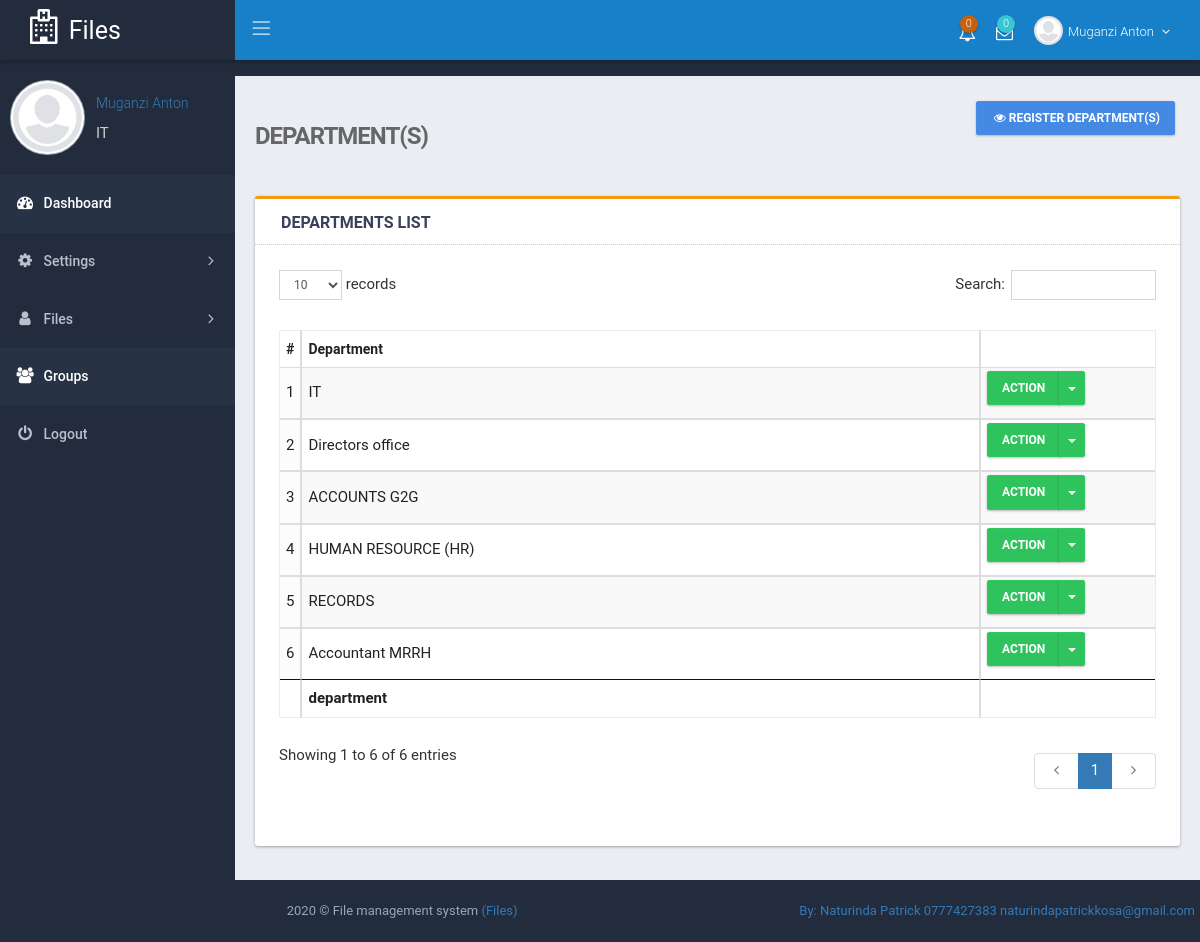
The app's page /index.php?page=department&mode=registered (signed in) with its own data.
### tables this page shows
CREATE TABLE IF NOT EXISTS `department` (
  `id` int(11) NOT NULL AUTO_INCREMENT,
  `department_name` text DEFAULT NULL,
  `Status` int(11) DEFAULT 1,
  PRIMARY KEY (`id`)
);

### classes/DB.php (called while the page is built, shortened)
<?php
class DB {
    private static $_instance = null;
    private $_pdo,
            $_query,
            $_error = false,
            $_result,
            $_options,
            $_dropQuery,
            $_columnName,
            $_ipNumber = null,
            $_count = 0,
            $_ugxAmount,
            $_grade, $_comment;
    private function __construct() {
        try {
            $this->_pdo = new PDO('mysql:host=' . Config::get('mysql/host') . ';dbname=' . Config::get('mysql/db'), Config::get('mysql/username'), Config::get('mysql/password'));
        } catch (PDOException $exc) {
            die($exc->getMessage());
        }
    }
    public static function getInstance() {
        if (!isset(self::$_instance)) {
            self::$_instance = new DB();
        }
        return self::$_instance;
    }
    public function query($sql, $params = array()) {
        if ($this->_query = $this->_pdo->prepare($sql)) {
            if ($this->_query->execute()) {
                $this->_result = $this->_query->fetchAll(PDO::FETCH_OBJ);
                $this->_count = $this->_query->rowCount();
            } else {
                print_r($this->_query->errorInfo());
                $this->_error = true;
            }
        }
        return $this;
    }
    public function count() {
        return $this->_count;
    }
    public function checkRows($sql) {
        $this->_query = $this->query($sql);
        if ($this->count() > 0) {
            return TRUE;
        } else {
            return FALSE;
        }
    }
    public function querySample($sql) {
        if ($this->_query = $this->_pdo->prepare($sql)) {
            if ($this->_query->execute()) {
                $this->_result = $this->_query->fetchAll(PDO::FETCH_OBJ);
                $this->_count = $this->_query->rowCount();
            } else {
                print_r($this->_query->errorInfo());
                $this->_error = true;
            }
        }
        return $this->_result;
    }
}
?>

### core/init.php (called while the page is built, shortened)
<?php
spl_autoload_register(function($class) {
    if (file_exists('classes/' . $class . '.php')) {
        return TRUE;
    }
    return FALSE;
});
?>

### classes/Config.php (called while the page is built)
<?php
class Config{
    public static function get($path=null){
        if($path){
            $config=$GLOBALS['config'];
            $path =  explode('/', $path);
            foreach ($path as $bit)
            {
                if(isset($config[$bit]))
                {
                    $config=$config[$bit];
                }
            }
            return $config;
        }
        return false;
    }
}
?>

### pages/settings/department.php (the view, shortened to what this page needs)
<!DOCTYPE html>
<html lang="en">
    <head>
        <?php include_once 'includes/header_css.php'; ?>
    </head>
    <body class="page-header-fixed sidemenu-closed-hidelogo page-content-white page-md header-blue">
        <div class="page-wrapper">
            <?php include_once 'includes/header_menu.php'; ?>
            <div class="page-container">
                <?php
                include_once 'includes/side_menu.php';
                if (isset($_GET['mode'])) {
                    echo $mode = $_GET['mode'];
                    $hidden2 = "";
                    if ($mode == 'register') {
                        $hidden = "";
                        $hidden2 = "hidden";
                        $class_width = "col-md-7";
                        $limit = "limit 10";
                    } else {
                        $hidden2 = "";
                        $limit = "";
                    }
                }
                ?>
                <div class="page-content-wrapper">
                    <div class="page-content">
                        <div class="page-bar">
                            <div class="page-title-breadcrumb">
                                <div class=" pull-left">
                                    <div class="page-title">Department(s)</div>
                                </div>
                                <div class="actions panel_actions pull-right">
                                    <a class="btn btn-primary" href="index.php?page=<?php echo "department". '&mode=' . $modez = ($mode == 'registered') ? 'register' : 'registered'; ?>"><i class="fa fa-eye"></i><?php echo $modez = ($mode == 'registered') ? 'Register' : 'Registered'; ?> department(s)</a>
                                </div>
                            </div>
                        </div>
                        <div class="row">
                            <div  class="col-md-12" <?php echo $hidden2; ?>>
                                <div class="card card-topline-yellow">
                                    <div class="card-head">
                                        <header><?php echo $modez = ($mode == 'registered') ? '' : 'Last entered 10 '; ?>departments List</header>
                                    </div>
                                    <div class="card-body " id="bar-parent">
                                        <?php
                                        $querydepartment = 'SELECT * FROM department WHERE Status=1 ORDER BY id' . $limit;
                                        if (DB::getInstance()->checkRows($querydepartment)) {
                                            ?>
                                            <table id="example1" class="table table-bordered table-striped">
                                                <thead>
                                                    <tr>
                                                        <th style="width: 1%;">#</th>
                                                        <th >Department</th>
                                                        <th style="width: 20%;"></th>
                                                    </tr>
                                                </thead>
                                                <tbody>
                                                    <?php
                                                    $data_got = DB::getInstance()->querySample($querydepartment);
                                                    $no = 1;
                                                    foreach ($data_got as $departmentx) {
                                                        ?>
                                                        <tr>
                                                            <td style="width: 1%;"><?php echo $no; ?></td>
                                                            <td><?php echo $departmentx->department_name; ?></td>
                                                            <td style="width: 20%;">
                                                                <div class="btn-group xs">
                                                                    <button type="button" class="btn btn-success">Action</button>
                                                                    <button type="button" class="btn btn-success  dropdown-toggle" data-toggle="dropdown">
                                                                        <span class="caret"></span>
                                                                    </button>
                                                                </div>
                                                            </td>
                                                    </tr>
                                                    <?php
                                                    $no++;
                                                }
                                                ?>
                                                </tbody>
                                                <tfoot>
                                                    <tr>
                                                        <th></th>
                                                        <th>department</th>
                                                        <th></th>
                                                    </tr>
                                                </tfoot>
                                            </table>
                                            <?php
                                        } else {
                                            echo '<div class="alert alert-danger">No department registered</div>';
                                        }
                                        ?>
                                    </div>
                                </div>
                            </div>
                        </div>
                    </div>
                </div>
            </div>
            <?php include_once 'includes/footer.php'; ?>
        </div>
    </body>
</html>

### css/style.css (style rules this page uses)
* { -webkit-box-sizing: border-box; -moz-box-sizing: border-box; box-sizing: border-box; }
.fa { display: inline-block; font: normal normal normal 14px/1 FontAwesome; font-size: inherit; -webkit-font-smoothing: antialiased; -moz-osx-font-smoothing: grayscale; transform: translate(0, 0); }

### css/responsive.css (style rules this page uses)
@media (min-width:992px) { .page-content-wrapper { float: left; width: 100% } }
@media (min-width:992px) { .page-content-wrapper .page-content { margin-left: 235px; margin-top: 0; min-height: 600px; padding: 25px 20px 10px } }

### records on screen
department: department_name "IT"
department: department_name "Directors office"
department: department_name "ACCOUNTS G2G"
department: department_name "HUMAN RESOURCE (HR)"
department: department_name "RECORDS"
department: department_name "Accountant MRRH"

### other values on screen
$HOSPITAL_NAME_ABREV "Files"
$_SESSION['staff_names'] "Muganzi Anton"
$modez = ($mode == 'registered') ? 'Register' : 'Registered' "REGISTER"
$company_name "File management system"
